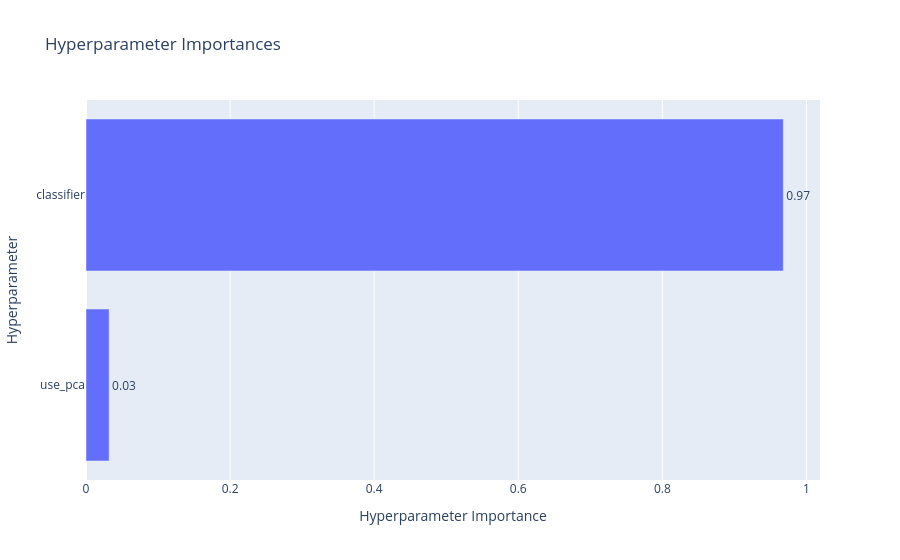

Source (notebook cell):
### Markdown cell above
### 2. Importancia de los Hiperparámetros

Este gráfico analiza estadísticamente (mediante fANOVA) qué parámetros impactaron de forma más drástica en el rendimiento final del modelo.

**Análisis de los resultados:**
* El gráfico revela de manera contundente que el hiperparámetro `classifier` tiene una importancia abrumadora (**~98%**). Esto significa que la decisión estructural de elegir algoritmos avanzados (como LightGBM) en lugar de modelos tradicionales (como SVM) dictó el éxito total del pipeline.
* Por otro lado, la decisión de comprimir los datos (`use_pca`) apenas tiene un **2%** de importancia. Esto nos confirma que la compresión espacial en este dataset específico no aportó una ventaja predictiva real, y por eso el mejor modelo prefirió no usarlo.

### Code cell
# Generamos el gráfico de importancia relativa de cada hiperparámetro
plot_param_importances(study)

### Figure 1 — Plotly figure (JSON) as saved in the notebook; plotly's stock layout.template omitted (floating-point values rounded to 4 significant figures)
{"data": [{"cliponaxis": false, "hovertemplate": ["use_pca (CategoricalDistribution): 0.03208332606145133<extra></extra>", "classifier (CategoricalDistribution): 0.9679166739385486<extra></extra>"], "name": "Objective Value", "orientation": "h", "text": ["0.03", "0.97"], "textposition": "outside", "type": "bar", "x": [0.03208, 0.9679], "y": ["use_pca", "classifier"]}], "layout": {"title": {"text": "Hyperparameter Importances"}, "xaxis": {"title": {"text": "Hyperparameter Importance"}}, "yaxis": {"title": {"text": "Hyperparameter"}}}}
